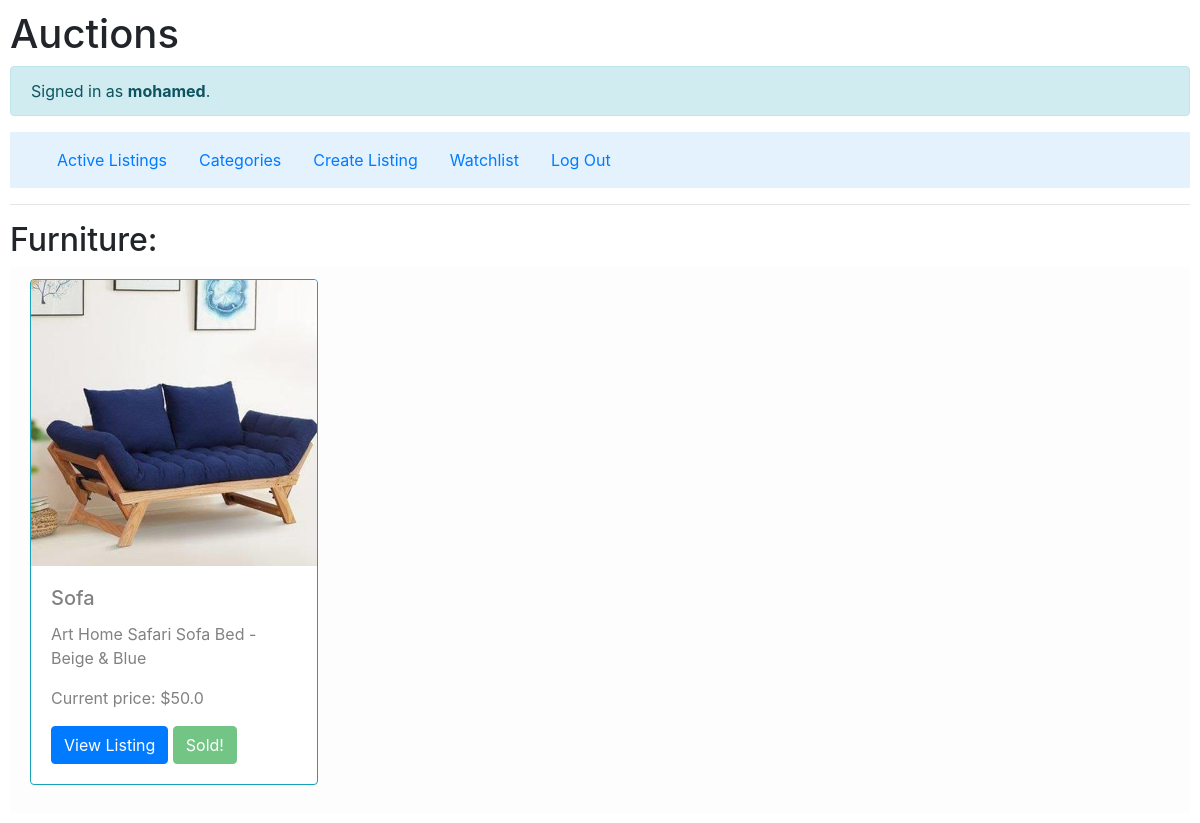
/categories/c (signed in), run on the app's committed database.
### auctions/models.py (models this page shows)
class User(AbstractUser):
    pass

class auctionListing(models.Model):
    title = models.CharField(max_length=64)
    desc = models.CharField(max_length=400)
    startingBid = models.FloatField()
    active = models.BooleanField(default=True)
    image = models.ImageField(null=True, blank = True, default='image.png')
    categoryType = models.CharField(max_length=1, default=Categories[0][1] , choices=Categories)
    listingOwner = models.ForeignKey(User, on_delete=models.CASCADE , related_name="listingOwner")
    usersWatching = models.ManyToManyField(User, blank=True, related_name="listingsWatched")
    comments = models.ManyToManyField(Comments, blank=True, related_name="comments")
    bids = models.ManyToManyField(bids, blank=True, related_name="bids")
    closed = models.BooleanField(default=False)
    buyer = models.ForeignKey(User, null=True, blank=True, on_delete=models.CASCADE ,related_name="buyer")
    winner = models.ForeignKey(User, null=True, blank=True, on_delete=models.CASCADE , related_name="winner")

### auctions/views.py (the view)
# urls.py: path("categories/<str:category>", views.categoriesPage, name="categoriesPage"),
@login_required
def categoriesPage(req,category):
    listings = auctionListing.objects.filter(categoryType = category[0])
    c = dict(Categories)
    return render(req, 'auctions/specificCateg.html', {
        "listings" : listings,
        "category" : c[category]
    })

### auctions/templates/auctions/specificCateg.html
{% extends "auctions/auctionLists.html" %}
{% block inside %}
{% if category != 'None' %}
<h2>{{ category}}:</h2>
{%else%}
<h2>Other:</h2>
{%endif%}
{% endblock %}

### auctions/templates/auctions/auctionLists.html (shortened to what this page needs)
{% extends "auctions/layout.html" %}
{% block body %}
{% block inside %}
{% endblock %}
<ul class="list-group">
    {% for listing in listings%}
    <li class="list-group-item list-group-item-light" style="border: 10px;">
<div class="card card border-info mb-3" style="width: 18rem;">
    {%if listing.image.url is not None %}
    <img src="{{ listing.image.url }} " class="card-img-top" alt="...">
    {%else%}
    {% load static %}
    {%endif%}
    <div class="card-body">
      <h5 class="card-title">{{ listing.title }}</h5>
      <p class="card-text">{{ listing.desc }}</p>
      <p class="card-text"><p>Current price: ${{ listing.startingBid }}</p>
      <a href="{% url 'listing' listing.id %}" class="btn btn-primary">View Listing</a>
      {%if not listing.active %}
      <button class="btn btn-success" disabled > Sold!</button>
      {%endif%}
    </div>
</div>
</li>
{% empty %}
<li>
    No listings here.
</li>
{% endfor %}
</ul>
{% endblock %}

### auctions/templates/auctions/layout.html (shortened to what this page needs)
{% load static %}
<!DOCTYPE html>
<html lang="en">
    <head>
        <link rel="stylesheet" href="https://stackpath.bootstrapcdn.com/bootstrap/4.4.1/css/bootstrap.min.css">
        <link href="{% static 'auctions/styles.css' %}" rel="stylesheet">
    </head>
    <body>
        <h1>Auctions</h1>
        <div class="alert alert-info">
            {% if user.is_authenticated %}
                Signed in as <strong>{{ user.username }}</strong>.
            {% else %}
                Not signed in.
            {% endif %}
        </div>
        <nav class="navbar navbar-light" style="background-color: #e3f2fd;">
        <div class="container-fluid">
        <ul class="nav">
            <li class="nav-item">
                <a class="nav-link" href="{% url 'activeListings' %}">Active Listings</a>
            </li>
            {% if user.is_authenticated %}
                <li class="nav-item">
                    <a class="nav-link" href="{% url 'categories' %}">Categories</a>
                </li>
                <li class="nav-item">
                    <a class="nav-link" href="{% url 'createListing' %}">Create Listing</a>
                </li>
                <li class="nav-item">
                    <a class="nav-link" href="{% url 'watchlist' %}">Watchlist</a>
                </li>
                <li class="nav-item" >
                    <a class="nav-link" href="{% url 'logout' %}" >Log Out</a>
                </li>
            {% endif %}
        </ul>
        </div>
    </nav>
        <hr>
        {% block body %}
        {% endblock %}
    </body>
</html>

### auctions/static/auctions/styles.css (style rules this page uses)
body { padding: 10px; }

### data on the page
User: username "mohamed"
auctionListing: image (picture), title "Sofa", desc "Art Home Safari Sofa Bed - Beige & Blue", startingBid "50.0", active "Sold!"

### other printed values
{{ category }} "Furniture"
